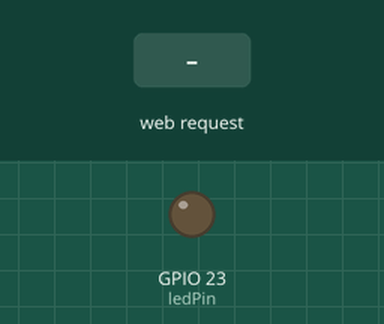
The sketch below on a simulated ESP32. On the bench: output pins drawn as LEDs (lit = HIGH). The inputs (shaded band) are chosen by the test bench. WiFi joins after 1.5 s; servers stay silent unless stated; what the sketch prints to the serial monitor is not drawn.

Above: at 3.2 s.
3.3 s: HTTP request GET /on received
At 4.5 s:
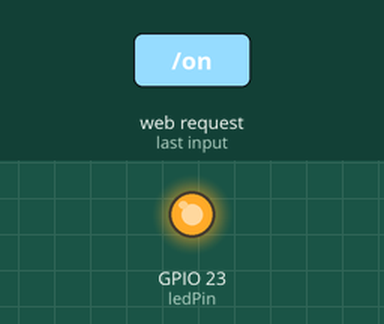
4.8 s: HTTP request GET /off received
At 5.8 s:
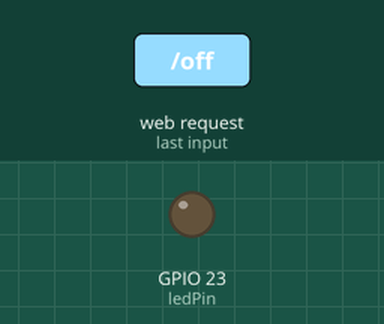
Timing chart, 0 to 7.8 s (numbered marks = the images above; inputs shaded):
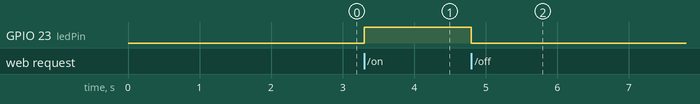

Measured:
- after the input at 3.3 s, GPIO 23 (ledPin): LOW → HIGH at once
- after the input at 4.8 s, GPIO 23 (ledPin): HIGH → LOW at once

The sketch:

sketch_apr17a.ino
```cpp
#include <WiFi.h>
#include <WebServer.h>

const char* ssid = "SUKRIT";     // Enter your WiFi SSID
const char* password = "Sukrit@2023"; // Enter your WiFi Password

const int ledPin = 23; // Pin connected to the LED

WebServer server(80);

void setup() {
  Serial.begin(115200);

  pinMode(ledPin, OUTPUT);

  // Connect to Wi-Fi
  WiFi.begin(ssid, password);
  while (WiFi.status() != WL_CONNECTED) {
    delay(1000);
    Serial.println("Connecting to WiFi...");
  }

  Serial.println("Connected to WiFi");

  // Print the IP address
  Serial.println(WiFi.localIP());

  // Route for root / web page
  server.on("/", HTTP_GET, []() {
    server.send(200, "text/plain", "Hello from ESP32!");
  });

  // Route to switch the LED on
  server.on("/on", HTTP_GET, []() {
    digitalWrite(ledPin, HIGH);
    server.send(200, "text/plain", "LED is on");
  });

  // Route to switch the LED off
  server.on("/off", HTTP_GET, []() {
    digitalWrite(ledPin, LOW);
    server.send(200, "text/plain", "LED is off");
  });

  // Start server
  server.begin();
  Serial.println("HTTP server started");
}

void loop() {
  server.handleClient();
}
```
